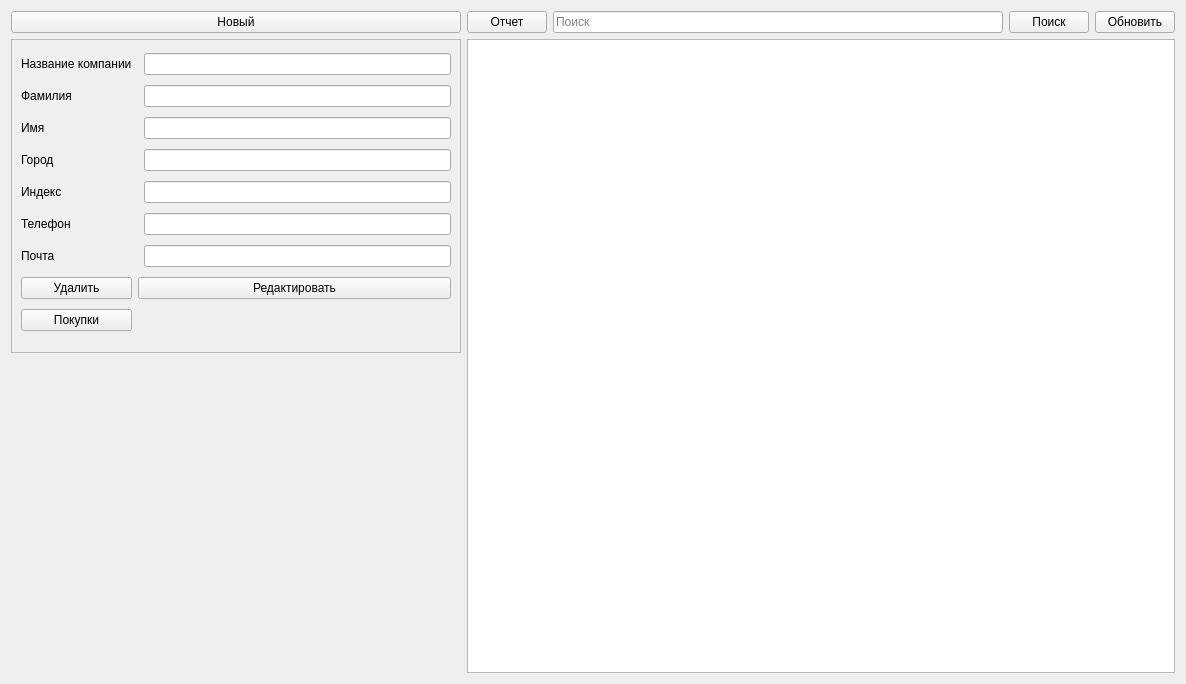
<?xml version="1.0" encoding="UTF-8"?>
<ui version="4.0">
 <class>customerstab</class>
 <widget class="QWidget" name="customerstab">
  <property name="geometry">
   <rect>
    <x>0</x>
    <y>0</y>
    <width>1186</width>
    <height>684</height>
   </rect>
  </property>
  <property name="windowTitle">
   <string>Frame</string>
  </property>
  <layout class="QGridLayout" name="gridLayout">
   <item row="0" column="0">
    <widget class="QPushButton" name="pb_new_pr">
     <property name="text">
      <string>Новый</string>
     </property>
    </widget>
   </item>
   <item row="0" column="2">
    <widget class="QLineEdit" name="leSearchPr">
     <property name="placeholderText">
      <string>Поиск</string>
     </property>
    </widget>
   </item>
   <item row="0" column="1">
    <widget class="QPushButton" name="pbReport">
     <property name="text">
      <string>Отчет</string>
     </property>
    </widget>
   </item>
   <item row="0" column="3">
    <widget class="QPushButton" name="pbSearch">
     <property name="text">
      <string>Поиск</string>
     </property>
    </widget>
   </item>
   <item row="1" column="0">
    <widget class="QFrame" name="frame">
     <property name="frameShape">
      <enum>QFrame::StyledPanel</enum>
     </property>
     <property name="frameShadow">
      <enum>QFrame::Raised</enum>
     </property>
     <layout class="QGridLayout" name="gridLayout_2">
      <item row="2" column="2">
       <widget class="QLineEdit" name="le_first_name"/>
      </item>
      <item row="0" column="2">
       <widget class="QLineEdit" name="le_company_name"/>
      </item>
      <item row="5" column="0">
       <widget class="QLabel" name="label_7">
        <property name="text">
         <string>Телефон</string>
        </property>
       </widget>
      </item>
      <item row="8" column="0">
       <widget class="QPushButton" name="pb_order">
        <property name="text">
         <string>Покупки</string>
        </property>
       </widget>
      </item>
      <item row="2" column="0">
       <widget class="QLabel" name="label_3">
        <property name="text">
         <string>Имя</string>
        </property>
       </widget>
      </item>
      <item row="7" column="1" colspan="2">
       <widget class="QPushButton" name="pbEditPr">
        <property name="text">
         <string>Редактировать</string>
        </property>
       </widget>
      </item>
      <item row="6" column="2">
       <widget class="QLineEdit" name="le_mail"/>
      </item>
      <item row="6" column="0">
       <widget class="QLabel" name="label_8">
        <property name="text">
         <string>Почта</string>
        </property>
       </widget>
      </item>
      <item row="4" column="2">
       <widget class="QLineEdit" name="le_index"/>
      </item>
      <item row="1" column="2">
       <widget class="QLineEdit" name="le_last_name"/>
      </item>
      <item row="5" column="2">
       <widget class="QLineEdit" name="le_phone"/>
      </item>
      <item row="7" column="0">
       <widget class="QPushButton" name="pbDeletePr">
        <property name="text">
         <string>Удалить</string>
        </property>
       </widget>
      </item>
      <item row="3" column="2">
       <widget class="QLineEdit" name="le_city"/>
      </item>
      <item row="1" column="0">
       <widget class="QLabel" name="label_2">
        <property name="text">
         <string>Фамилия</string>
        </property>
       </widget>
      </item>
      <item row="4" column="0">
       <widget class="QLabel" name="label_6">
        <property name="text">
         <string>Индекс</string>
        </property>
       </widget>
      </item>
      <item row="0" column="0">
       <widget class="QLabel" name="label">
        <property name="text">
         <string>Название компании</string>
        </property>
       </widget>
      </item>
      <item row="3" column="0">
       <widget class="QLabel" name="label_5">
        <property name="text">
         <string>Город</string>
        </property>
       </widget>
      </item>
     </layout>
    </widget>
   </item>
   <item row="0" column="4">
    <widget class="QPushButton" name="pbUpdateColumn">
     <property name="text">
      <string>Обновить</string>
     </property>
    </widget>
   </item>
   <item row="1" column="1" rowspan="2" colspan="4">
    <widget class="QTableWidget" name="twCustomers"/>
   </item>
  </layout>
 </widget>
 <resources/>
 <connections/>
</ui>
